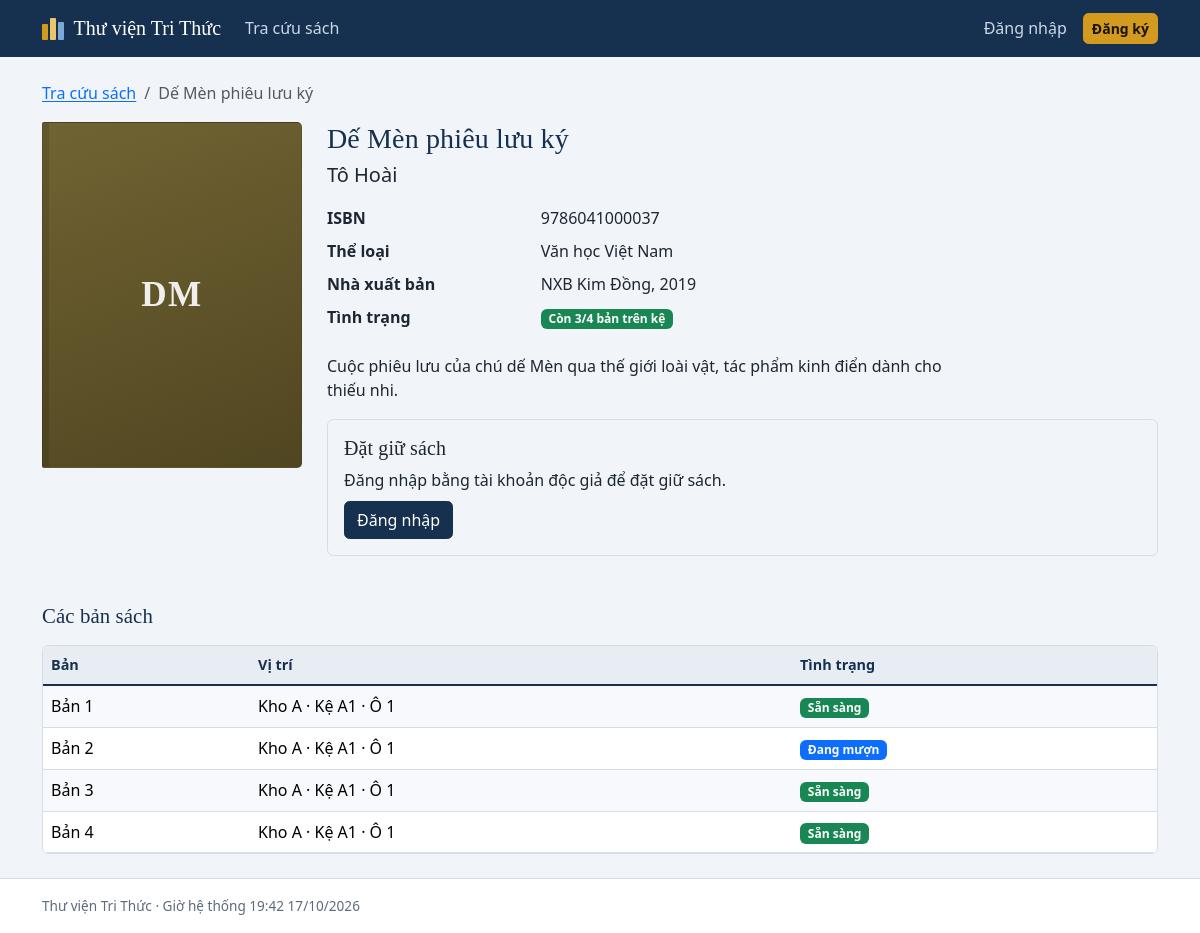
Page /book.php?id=1 on the committed database.
### tables this page shows
CREATE TABLE book_titles (
  title_id     BIGINT AUTO_INCREMENT PRIMARY KEY,
  isbn         VARCHAR(20)  NOT NULL UNIQUE,
  title        VARCHAR(255) NOT NULL,
  category_id  INT NULL,
  publisher_id INT NULL,
  publish_year INT NULL,
  description  TEXT NULL,
  cover_image  VARCHAR(255) NULL,
  status       ENUM('ACTIVE','DISCONTINUED') NOT NULL DEFAULT 'ACTIVE',
  created_at   DATETIME NOT NULL DEFAULT CURRENT_TIMESTAMP,
  FULLTEXT KEY ft_title (title),
  CONSTRAINT fk_bt_cat FOREIGN KEY (category_id)  REFERENCES categories(category_id),
  CONSTRAINT fk_bt_pub FOREIGN KEY (publisher_id) REFERENCES publishers(publisher_id)
);

CREATE TABLE categories (
  category_id INT AUTO_INCREMENT PRIMARY KEY,
  name        VARCHAR(100) NOT NULL,
  parent_id   INT NULL,
  status      ENUM('ACTIVE','INACTIVE') NOT NULL DEFAULT 'ACTIVE',
  CONSTRAINT fk_cat_parent FOREIGN KEY (parent_id) REFERENCES categories(category_id)
);

CREATE TABLE publishers (
  publisher_id INT AUTO_INCREMENT PRIMARY KEY,
  name         VARCHAR(150) NOT NULL UNIQUE
);

CREATE TABLE book_copies (
  copy_id          BIGINT AUTO_INCREMENT PRIMARY KEY,
  title_id         BIGINT NOT NULL,
  location_id      INT NULL,
  barcode          VARCHAR(30) NOT NULL UNIQUE,
  price            DECIMAL(12,2) NOT NULL DEFAULT 0,
  condition_status ENUM('NORMAL','DAMAGED') NOT NULL DEFAULT 'NORMAL',
  status           ENUM('AVAILABLE','RESERVED','BORROWED','LOST','DAMAGED','INACTIVE') NOT NULL DEFAULT 'AVAILABLE',
  acquired_date    DATE NOT NULL,
  INDEX idx_copy_title_status (title_id, status),
  CONSTRAINT fk_copy_title FOREIGN KEY (title_id)    REFERENCES book_titles(title_id),
  CONSTRAINT fk_copy_loc   FOREIGN KEY (location_id) REFERENCES storage_locations(location_id)
);

CREATE TABLE storage_locations (
  location_id INT AUTO_INCREMENT PRIMARY KEY,
  warehouse   VARCHAR(50) NOT NULL,
  shelf       VARCHAR(20) NOT NULL,
  slot        VARCHAR(20) NOT NULL DEFAULT '',
  UNIQUE KEY uq_loc (warehouse, shelf, slot)
);

### includes/lib.php (called while the page is built, shortened)
<?php
function title_free_copies(int $titleId): int {
    $avail = (int)fetch_val("SELECT COUNT(*) FROM book_copies WHERE title_id = ? AND status = 'AVAILABLE'", [$titleId]);
    $pend  = (int)fetch_val("SELECT COUNT(*) FROM reservations WHERE title_id = ? AND status = 'PENDING'", [$titleId]);
    return $avail - $pend;
}

### book.php (the view, shortened to what this page needs)
<?php
require __DIR__ . '/includes/init.php';
$u = user(); $staff = is_staff($u);
$id = (int)g('id', p('id'));
$b = fetch_one("SELECT t.*, c.name AS category_name, p.name AS publisher_name,
    (SELECT GROUP_CONCAT(a.name ORDER BY a.name SEPARATOR ', ') FROM title_authors ta JOIN authors a ON a.author_id = ta.author_id WHERE ta.title_id = t.title_id) AS authors
    FROM book_titles t LEFT JOIN categories c ON c.category_id = t.category_id LEFT JOIN publishers p ON p.publisher_id = t.publisher_id WHERE t.title_id = ?", [$id]);
$copies = fetch_all("SELECT c.*, l.warehouse, l.shelf, l.slot FROM book_copies c LEFT JOIN storage_locations l ON l.location_id = c.location_id
                     WHERE c.title_id = ? AND (c.status <> 'INACTIVE' OR ?) ORDER BY c.barcode", [$id, $staff ? 1 : 0]);
$avail = 0; $total = 0;
foreach ($copies as $c) { if ($c['status'] !== 'INACTIVE') $total++; if ($c['status'] === 'AVAILABLE') $avail++; }
$free = title_free_copies($id);
$chk = ($u && $u['role_code'] === 'READER') ? reader_check((int)$u['user_id']) : null;
$mine = $u ? fetch_one("SELECT * FROM reservations WHERE reader_id = ? AND title_id = ? AND status IN ('PENDING','APPROVED')", [$u['user_id'], $id]) : null;
page_start($b['title']);
?>
<nav aria-label="breadcrumb" class="mb-3"><ol class="breadcrumb mb-0"><li class="breadcrumb-item"><a href="<?= e(url('index.php')) ?>">Tra cứu sách</a></li><li class="breadcrumb-item active" aria-current="page"><?= e($b['title']) ?></li></ol></nav>
<div class="row g-4">
  <div class="col-md-4 col-lg-3"><?= cover_html($b, 'cover-lg') ?></div>
  <div class="col-md-8 col-lg-9 min-w-0">
    <h1 class="mb-1"><?= e($b['title']) ?></h1>
    <p class="lead mb-3"><?= e($b['authors'] ?: 'Chưa rõ tác giả') ?></p>
    <dl class="row mb-3">
      <dt class="col-sm-3">ISBN</dt><dd class="col-sm-9"><?= e($b['isbn']) ?></dd>
      <dt class="col-sm-3">Thể loại</dt><dd class="col-sm-9"><?= e($b['category_name'] ?? '—') ?></dd>
      <dt class="col-sm-3">Nhà xuất bản</dt><dd class="col-sm-9"><?= e($b['publisher_name'] ?? '—') ?><?= $b['publish_year'] ? ', ' . (int)$b['publish_year'] : '' ?></dd>
      <dt class="col-sm-3">Tình trạng</dt><dd class="col-sm-9"><?= $b['status'] !== 'ACTIVE' ? badge('title', $b['status']) : ($avail > 0 ? '<span class="badge text-bg-success">Còn ' . $avail . '/' . $total . ' bản trên kệ</span>' : '<span class="badge text-bg-secondary">Hiện đã được mượn hết</span>') ?></dd>
    </dl>
    <?php if ($b['description']): ?><p style="max-width:70ch"><?= nl2br(e($b['description'])) ?></p><?php endif; ?>
    <?php if ($b['status'] === 'ACTIVE'): ?>
    <div class="card mt-3"><div class="card-body">
      <h2 class="h5 mb-2">Đặt giữ sách</h2>
      <?php if (!$u): ?>
        <p class="mb-2">Đăng nhập bằng tài khoản độc giả để đặt giữ sách.</p>
        <a class="btn btn-primary" href="<?= e(url('login.php?next=' . urlencode($_SERVER['REQUEST_URI']))) ?>">Đăng nhập</a>
      <?php elseif ($u['role_code'] !== 'READER'): ?>
        <p class="mb-0 text-muted">Đặt giữ dành cho tài khoản độc giả. Nhân viên lập phiếu mượn tại mục Mượn - Trả.</p>
      <?php elseif ($mine): ?>
        <p class="mb-0">Bạn đã có yêu cầu cho đầu sách này: <?= badge('reservation', $mine['status']) ?>
          <?php if ($mine['status'] === 'APPROVED'): ?> Hãy đến quầy nhận sách trước <strong><?= dmyhm($mine['hold_expire_at']) ?></strong>.<?php endif; ?></p>
      <?php elseif ($chk['problems']): ?>
        <div class="alert alert-warning mb-0"><strong>Bạn chưa thể đặt giữ:</strong><ul class="mb-0"><?php foreach ($chk['problems'] as $m): ?><li><?= e($m) ?></li><?php endforeach; ?></ul></div>
      <?php elseif ($free <= 0): ?>
        <p class="mb-0 text-muted">Tất cả bản sách đang được mượn hoặc giữ. Bạn chỉ đặt giữ được khi còn sách trong kho, hãy quay lại sau.</p>
      <?php endif; ?>
    </div></div>
    <?php endif; ?>
  </div>
</div>
<h2 class="mt-5 mb-3">Các bản sách</h2>
<div class="table-wrap"><div class="table-responsive"><table class="table table-striped mb-0">
  <thead><tr><?php if ($staff): ?><th>Mã vạch</th><?php else: ?><th>Bản</th><?php endif; ?><th>Vị trí</th><th>Tình trạng</th><?php if ($staff): ?><th class="text-end">Giá</th><?php endif; ?></tr></thead>
  <tbody>
  <?php foreach ($copies as $i => $c): ?>
    <tr><td><?= $staff ? e($c['barcode']) : 'Bản ' . ($i + 1) ?></td>
      <td><?= $c['warehouse'] ? e($c['warehouse'] . ' · Kệ ' . $c['shelf'] . ($c['slot'] !== '' ? ' · Ô ' . $c['slot'] : '')) : '—' ?></td>
      <td><?= badge('copy', $c['status']) ?></td>
      <?php if ($staff): ?><td class="text-end"><?= money($c['price']) ?></td><?php endif; ?></tr>
  <?php endforeach; ?>
  </tbody></table></div></div>
<?php page_end();

### includes/layout.php (shortened to what this page needs)
<?php
function nav_link(string $path, string $label, string $cur): string {
    $active = $cur === url($path) ? ' active' : '';
    return '<li class="nav-item"><a class="nav-link' . $active . '" href="' . e(url($path)) . '">' . e($label) . '</a></li>';
}
function page_start(string $title, array $o = []): void {
    $u = user();
    $cur = $_SERVER['SCRIPT_NAME'] ?? '';
    $app = cfg('app.name');
    ?><!doctype html>
<html lang="vi">
<head>
<link rel="stylesheet" href="<?= e(url('assets/vendor/bootstrap/bootstrap.min.css')) ?>">
<link rel="stylesheet" href="<?= e(url('assets/css/style.css')) ?>">
</head>
<body>
<nav class="navbar navbar-expand-lg app-nav no-print">
  <div class="container">
    <a class="navbar-brand" href="<?= e(url($u && is_staff($u) ? 'staff/index.php' : 'index.php')) ?>">
      <span class="spines" aria-hidden="true"><i></i><i></i><i></i></span><?= e($app) ?>
    </a>
    <div class="collapse navbar-collapse" id="nav">
      <ul class="navbar-nav me-auto">
<?php
    if ($u && is_staff($u)) {
        echo nav_link('staff/index.php', 'Tổng quan', $cur);
        echo nav_link('index.php', 'Tra cứu sách', $cur);
        echo nav_link('staff/readers.php', 'Độc giả', $cur);
        echo nav_dropdown('Kho sách', ['staff/titles.php' => 'Đầu sách', 'staff/copies.php' => 'Bản sách', 'staff/locations.php' => 'Kho / kệ / vị trí'], $cur);
        echo nav_dropdown('Mượn - Trả', ['staff/loan_new.php' => 'Lập phiếu mượn', 'staff/return.php' => 'Lập phiếu trả', 'staff/reservations.php' => 'Duyệt đặt giữ', 'staff/fines.php' => 'Tiền phạt'], $cur);
        echo nav_link('staff/reports.php', 'Báo cáo', $cur);
        if (is_admin($u)) echo nav_dropdown('Quản trị', ['admin/users.php' => 'Tài khoản & phân quyền', 'admin/policy.php' => 'Quy định thư viện'], $cur);
    } elseif ($u) {
        echo nav_link('index.php', 'Tra cứu sách', $cur);
        echo nav_link('reader/reservations.php', 'Đặt giữ của tôi', $cur);
        echo nav_link('reader/history.php', 'Mượn - trả - phạt', $cur);
    } else {
        echo nav_link('index.php', 'Tra cứu sách', $cur);
    }
?>
      </ul>
      <ul class="navbar-nav align-items-lg-center">
<?php if ($u): ?>
        <li class="nav-item dropdown">
          <a class="nav-link dropdown-toggle" href="#" role="button" data-bs-toggle="dropdown" aria-expanded="false"><?= e($u['full_name']) ?> <small class="opacity-75">(<?= e($u['role_name']) ?>)</small></a>
          <ul class="dropdown-menu dropdown-menu-end">
            <li><a class="dropdown-item" href="<?= e(url('profile.php')) ?>">Hồ sơ cá nhân</a></li>
            <li><hr class="dropdown-divider"></li>
            <li><form method="post" action="<?= e(url('logout.php')) ?>"><?= csrf_field() ?><button class="dropdown-item" type="submit">Đăng xuất</button></form></li>
          </ul>
        </li>
<?php else: ?>
        <li class="nav-item"><a class="nav-link" href="<?= e(url('login.php')) ?>">Đăng nhập</a></li>
        <li class="nav-item"><a class="btn btn-sm btn-accent ms-lg-2" href="<?= e(url('register.php')) ?>">Đăng ký</a></li>
<?php endif; ?>
      </ul>
    </div>
  </div>
</nav>
<main class="container py-4">
<?php
}
function page_end(): void {
    ?></main>
<footer class="app-footer no-print"><div class="container"><?= e(cfg('app.name')) ?> · Giờ hệ thống <?= date('H:i d/m/Y') ?></div></footer>
</body>
</html>
<?php
}

### includes/init.php (shortened to what this page needs)
<?php
function cfg(string $key, $default = null) {
    $v = $GLOBALS['CFG'];
    foreach (explode('.', $key) as $k) {
        $v = $v[$k];
    }
    return $v;
}
function url(string $path = ''): string { return BASE_URL . '/' . ltrim($path, '/'); }
function e($s): string { return htmlspecialchars((string)$s, ENT_QUOTES, 'UTF-8'); }
function db(): PDO {
    static $pdo = null;
    if ($pdo) return $pdo;
    $c = cfg('db');
    try {
        $pdo = new PDO("mysql:host={$c['host']};dbname={$c['name']};charset={$c['charset']}", $c['user'], $c['pass'], [
            PDO::ATTR_ERRMODE => PDO::ERRMODE_EXCEPTION,
            PDO::ATTR_DEFAULT_FETCH_MODE => PDO::FETCH_ASSOC,
            PDO::ATTR_EMULATE_PREPARES => false,
        ]);
    } catch (PDOException $ex) {
        http_response_code(500);
        exit('<meta charset="utf-8"><h3>Không kết nối được cơ sở dữ liệu</h3><p>Hãy bật MySQL trong XAMPP, import <code>database/library_db.sql</code> bằng phpMyAdmin và kiểm tra <code>config/config.php</code>.</p>');
    }
    $pdo->exec("SET time_zone = '" . (new DateTime())->format('P') . "'");
    return $pdo;
}
function run(string $sql, array $p = []): PDOStatement { $st = db()->prepare($sql); $st->execute($p); return $st; }
function fetch_one(string $sql, array $p = []): ?array { $r = run($sql, $p)->fetch(); return $r === false ? null : $r; }
function fetch_all(string $sql, array $p = []): array { return run($sql, $p)->fetchAll(); }
function fetch_val(string $sql, array $p = []) { $r = run($sql, $p)->fetchColumn(); return $r === false ? null : $r; }
function g(string $k, string $d = ''): string { return isset($_GET[$k]) && is_string($_GET[$k]) ? trim($_GET[$k]) : $d; }
function p(string $k, string $d = ''): string { return isset($_POST[$k]) && is_string($_POST[$k]) ? trim($_POST[$k]) : $d; }
function badge(string $type, string $v): string {
    [$t, $c] = STATUS_LABELS[$type][$v] ?? [$v, 'secondary'];
    return '<span class="badge text-bg-' . $c . '">' . e($t) . '</span>';
}
function user(): ?array {
    static $u = false;
    if ($u !== false) return $u;
    $u = null;
    return $u;
}
function is_staff(?array $u = null): bool { $u = $u ?? user(); return $u && in_array($u['role_code'], ['LIBRARIAN', 'ADMIN'], true); }
function cover_html(array $t, string $class = ''): string {
    $hue = ((int)$t['title_id'] * 47) % 360;
    $words = preg_split('/\s+/u', trim($t['title']));
    $ini = mb_strtoupper(mb_substr($words[0], 0, 1)) . (isset($words[1]) ? mb_strtoupper(mb_substr($words[1], 0, 1)) : '');
    return '<div class="cover cover-ph ' . e($class) . '" style="--h:' . $hue . '" aria-hidden="true"><span>' . e($ini) . '</span></div>';
}
require_once ROOT . '/includes/lib.php';
require_once ROOT . '/includes/layout.php';

### assets/css/style.css (style rules this page uses)
:root { --ink:#16304f; --ink-2:#0f2239; --blue:#2a62a8; --brass:#d29a1f; --brass-d:#a97800; --paper:#f1f4f8; --line:#d5dde8; --text:#1d2733; --muted:#5d6b7c; --bs-body-bg:var(--paper); --bs-body-color:var(--text); --bs-link-color:var(--blue); --bs-link-hover-color:var(--ink); --bs-border-color:var(--line); --serif:"Iowan Old Style","Palatino Linotype",Palatino,"Book Antiqua",Georgia,serif; }
body { font-family:system-ui,-apple-system,"Segoe UI",Roboto,"Helvetica Neue",Arial,sans-serif;min-height:100vh;display:flex;flex-direction:column;line-height:1.55 }
main { flex:1 }
h1,h2,h3,.h1,.h2,.h3 { font-family:var(--serif);color:var(--ink);letter-spacing:.005em }
h1 { font-size:1.75rem }
h2 { font-size:1.3rem }
a { text-underline-offset:2px }
.app-nav { background:var(--ink);--bs-navbar-color:#cdd8e6;--bs-navbar-hover-color:#fff;--bs-navbar-active-color:#fff;--bs-navbar-brand-color:#fff;--bs-navbar-brand-hover-color:#fff;--bs-navbar-toggler-border-color:rgba(255,255,255,.4) }
.app-nav .navbar-brand { font-family:var(--serif);font-size:1.25rem;display:flex;align-items:center;gap:.6rem }
.spines { display:inline-flex;align-items:flex-end;gap:2px;height:22px }
.spines i { display:block;width:6px;border-radius:1px;background:var(--brass) }
.spines i:nth-child(1) { height:16px }
.spines i:nth-child(2) { height:22px;background:#e9c46a }
.spines i:nth-child(3) { height:18px;background:#7fa7d6 }
.btn { border-radius:.35rem }
.btn-primary { --bs-btn-bg:var(--ink);--bs-btn-border-color:var(--ink);--bs-btn-hover-bg:var(--ink-2);--bs-btn-hover-border-color:var(--ink-2);--bs-btn-active-bg:#0a1829;--bs-btn-active-border-color:#0a1829;--bs-btn-disabled-bg:var(--ink);--bs-btn-disabled-border-color:var(--ink) }
.btn-accent { background:var(--brass);border-color:var(--brass);color:#1b1400;font-weight:600 }
.card { border-color:var(--line);border-radius:.4rem;box-shadow:none }
.table { --bs-table-bg:#fff;--bs-table-striped-bg:#f7f9fc }
.table thead th { background:#e8edf4;color:var(--ink);font-weight:600;font-size:.9rem;white-space:nowrap;border-bottom:2px solid var(--ink) }
.table td,.table th { vertical-align:middle }
.table-wrap { background:#fff;border:1px solid var(--line);border-radius:.4rem;overflow:hidden }
.cover { display:block;width:100%;aspect-ratio:3/4;object-fit:cover;border-radius:2px 5px 5px 2px;border:1px solid rgba(0,0,0,.15);box-shadow:inset 6px 0 0 rgba(0,0,0,.12) }
.cover-ph { display:flex;align-items:center;justify-content:center;background:linear-gradient(160deg,hsl(var(--h) 38% 32%),hsl(var(--h) 42% 22%));color:rgba(255,255,255,.9) }
.cover-ph span { font-family:var(--serif);font-size:2.2rem;font-weight:700;letter-spacing:.04em }
.cover-lg { max-width:260px }
.app-footer { border-top:1px solid var(--line);padding:1rem 0;color:var(--muted);font-size:.85rem;background:#fff }
.min-w-0 { min-width:0 }

### rows in the picture
book_titles: title "Dế Mèn phiêu lưu ký", title "DM", isbn "9786041000037", category.name "Văn học Việt Nam", publisher.name "NXB Kim Đồng", publish_year "2019", description "Cuộc phiêu lưu của chú dế Mèn qua thế giới loài vật, tác phẩm kinh điển dành cho thiếu nhi."
book_copies: location.slot "Kho A · Kệ A1 · Ô 1", t "Sẵn sàng"
book_copies: location.slot "Kho A · Kệ A1 · Ô 1", t "Đang mượn"
book_copies: location.slot "Kho A · Kệ A1 · Ô 1", t "Sẵn sàng"
book_copies: location.slot "Kho A · Kệ A1 · Ô 1", t "Sẵn sàng"

### other values in the picture
$app "Thư viện Tri Thức"
$label "Tra cứu sách"
$b['authors'] ?: 'Chưa rõ tác giả' "Tô Hoài"
$avail "3"
$total "4"
cfg('app.name') "Thư viện Tri Thức"
